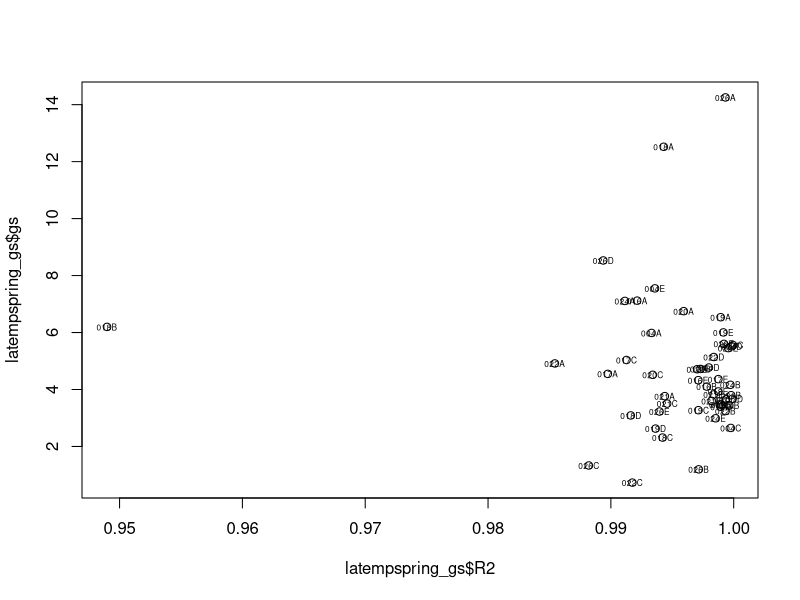
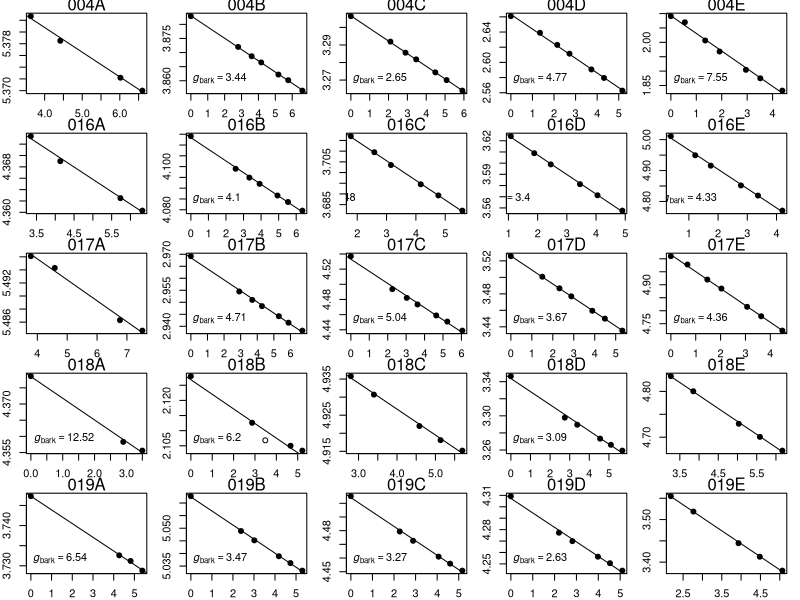
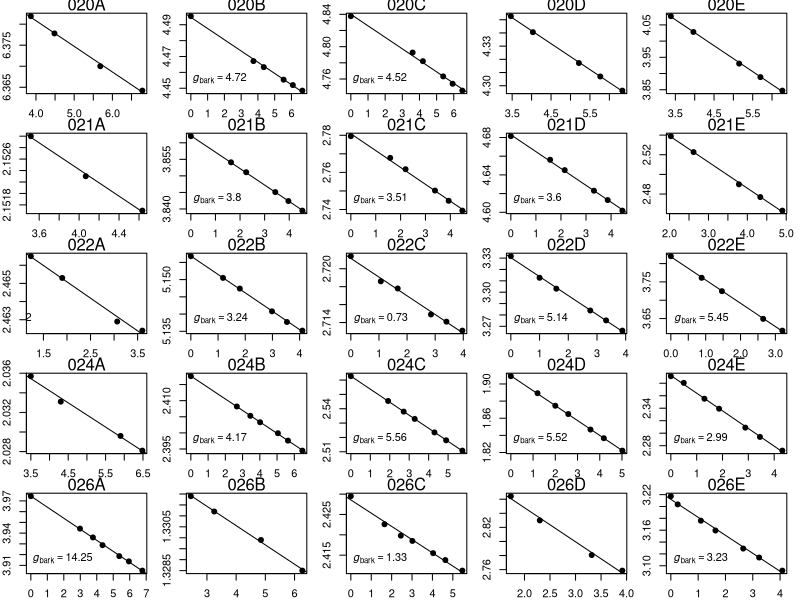
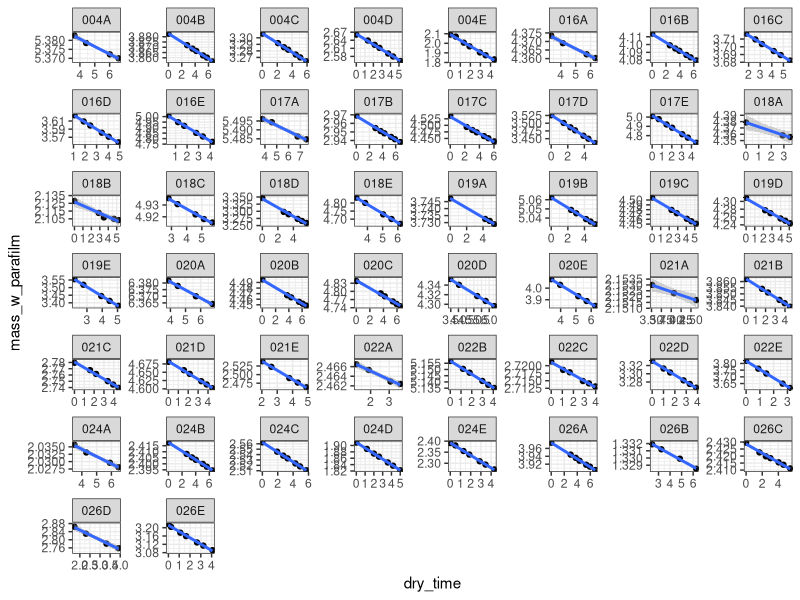

Write the R code that produced these figures, in order.
setwd("F://LSU//research//gbark_temperature")
library(MASS)
library(leaps)
library(dplyr)
latempspring1<-read.csv("temperature x gbark dry down 202403.csv")
#colnames(latempspring1)<-c("tag","date","sp",	"treatment"	,"segment_location",	"segment"	,"mass_w_parafilm",	"hour",	"minute")

#latempspring1$tag<-as.numeric(latempspring1$tag)
#latempspring1$sp[is.na(latempspring1$sp)] = "NA"
#latempspring1$ob<-seq(1,length(latempspring1$tag),1)


#make date and time readable
latempspring1$time<-paste(latempspring1$hour,latempspring1$minute,sep=":")
latempspring1$date_and_time1<-paste(latempspring1$measurement_date,latempspring1$time,sep=" ")
latempspring1$rtime<-as.POSIXct(latempspring1$date_and_time1,format="%Y.%m.%d %H:%M")

###calculate hours of dry down 
###What is end included time?
latempspring_dry1<-data.frame(matrix(nrow=0,ncol=3,data=NA))
names(latempspring_dry1)<-c("segment","start_time","end_time")


for(i in unique(latempspring1$segment[!is.na(latempspring1$mass_w_parafilm)]))
{latempspring_dry1[i,1]<-paste(i)
latempspring_dry1[i,2]<-paste(min(latempspring1$rtime[latempspring1$segment==i]))
#latempspring_dry1[i,3]<-paste(max(latempspring1$rtime[latempspring1$exclude==0 & latempspring1$tag==i]))
latempspring_dry1[i,3]<-paste(max(latempspring1$rtime[latempspring1$segment==i]))}

latempspring_dry1$start_time<-as.POSIXct(latempspring_dry1$start_time,format="%Y-%m-%d %H:%M")
#latempspring_dry1$end_included_time<-as.POSIXct(latempspring_dry1$end_included_time,format="%Y-%m-%d %H:%M")
latempspring_dry1$end_time<-as.POSIXct(latempspring_dry1$end_time,format="%Y-%m-%d %H:%M")
latempspring_dry1$total_time<-as.numeric(latempspring_dry1$end_time-latempspring_dry1$start_time)


#
latempspring<-merge(latempspring1,latempspring_dry1,by="segment")
latempspring$dry_time<-(as.numeric(latempspring$rtime-latempspring$start_time))/3600


#get the R^2 for each segment
x<-latempspring$mass_w_parafilm[latempspring$segment=="021A"]
y<-as.numeric(latempspring$dry_time[latempspring$segment=="021A"])

for(i in 1:length(x))
{xi<-x[x<= c(sort(x)[length(x)+1-i])]
yi<-y[y>= c(sort(y,decreasing=T)[length(y)+1-i])]
lm<-lm(xi~yi)
print(summary(lm)$r.squared)
}

##Make it for each segment, a function?
r2_exclude=function(a){
  x<-latempspring$mass_w_parafilm[latempspring$segment==a]
  y<-as.numeric(latempspring$dry_time[latempspring$segment==a])
  
  for(i in 1:length(x))
  {xi<-x[x<= c(sort(x)[length(x)+1-i])]
  yi<-y[y>= c(sort(y,decreasing=T)[length(y)+1-i])]
  lm<-lm(xi~yi)
  print(summary(lm)$r.squared)
  }
}

#R2>0.99
  
###Input the excluded data
latempspring2<-read.csv("temperature x gbark dry down 202403_exclude.csv")
colnames(latempspring2)<-c("tag","collection_date","round","date","sp",	"treatment"	,"treatment_ID",	"segment"	,	"exclude", "mass_w_parafilm","hour","minute")


#make date and time readable
latempspring2$time<-paste(latempspring2$hour,latempspring2$minute,sep=":")
latempspring2$date_and_time1<-paste(latempspring2$date,latempspring2$time,sep=" ")
latempspring2$rtime<-as.POSIXct(latempspring2$date_and_time1,format="%Y.%m.%d %H:%M")

###calculate hours of dry down 
###What is end included time?
latempspring_dry2<-data.frame(matrix(nrow=0,ncol=4,data=NA))
names(latempspring_dry2)<-c("segment","start_time","end_included_time","end_time")


for(i in unique(latempspring2$segment[!is.na(latempspring2$mass_w_parafilm)]))
{latempspring_dry2[i,1]<-paste(i)
latempspring_dry2[i,2]<-paste(min(latempspring2$rtime[latempspring2$segment==i]))
latempspring_dry2[i,3]<-paste(max(latempspring2$rtime[latempspring2$exclude==0 & latempspring2$segment==i]))
latempspring_dry2[i,4]<-paste(max(latempspring2$rtime[latempspring2$segment==i]))}

latempspring_dry2$start_time<-as.POSIXct(latempspring_dry2$start_time,format="%Y-%m-%d %H:%M")
latempspring_dry2$end_included_time<-as.POSIXct(latempspring_dry2$end_included_time,format="%Y-%m-%d %H:%M")
latempspring_dry2$end_time<-as.POSIXct(latempspring_dry2$end_time,format="%Y-%m-%d %H:%M")
latempspring_dry2$total_time<-as.numeric(latempspring_dry2$end_time-latempspring_dry2$start_time)


#
latempspring<-merge(latempspring2,latempspring_dry2,by="segment")
latempspring$dry_time<-(as.numeric(latempspring$rtime-latempspring$start_time))/3600

#exlude outlier points within stems that are probably due to wet stems or lack of water in the segment
latempspring<-latempspring[latempspring$exclude!=1,]


 
#input air temp and RH
latempspring_tRH10C<-read.csv("temp x gbark tRH 10C spring.csv")
latempspring_tRH25C<-read.csv("temp x gbark tRH 25C spring.csv")
latempspring_tRH35C<-read.csv("temp x gbark tRH 35C spring.csv")
latempspring_tRH45C<-read.csv("temp x gbark tRH 45C spring.csv")
latempspring_tRH55C<-read.csv("temp x gbark tRH 55C spring.csv")

#separate segment by temperature id 
latempspring_A<-latempspring[latempspring$treatment_ID=="A",]
latempspring_B<-latempspring[latempspring$treatment_ID=="B",]
latempspring_C<-latempspring[latempspring$treatment_ID=="C",]
latempspring_D<-latempspring[latempspring$treatment_ID=="D",]
latempspring_E<-latempspring[latempspring$treatment_ID=="E",]

#Sys.setenv(TZ="CDT")
#Sys.getenv("TZ")
#options(tz="CDT")

###10C---A----
latempspring_tRH10C$rtime<-as.POSIXct(latempspring_tRH10C$TIMESTAMP,format="%Y/%m/%d %H:%M")
#calculate D as mole fraction difference

#Log10 ew =  10.79574 (1-273.16/T)                                                          [3]
#- 5.02800 Log10(T/273.16)
#+ 1.50475 10-4 (1 - 10^(-8.2969*(T/273.16-1)))
#+ 0.42873 10-3 (10^(+4.76955*(1-273.16/T)) - 1)
#+ 0.78614
#with T in [K] and ew in [hPa] (Goff, 1957)

#latempspring_tRH10C$svp_1<-0.6135*exp(17.502*latempspring_tRH10C$Temp_Avg/(240.97+latempspring_tRH10C$Temp_Avg)) #from LI610 manual
latempspring_tRH10C$svp_1<-0.1*(10^(10.79574*(1-273.16/(latempspring_tRH10C$Temp_Avg+273.15)) - 5.02800*log10((latempspring_tRH10C$Temp_Avg+273.15)/273.16)+
                           1.50475*10^(-4)*(1-10^(-8.2969*((latempspring_tRH10C$Temp_Avg+273.15)/273.16-1)))+
                           0.42873*10^(-3)*(10^(4.76955*(1-273.16/(latempspring_tRH10C$Temp_Avg+273.15))))+
                           0.78614)) # Golf 1957 unit:kPa
#latempspring_tRH10C$svp_1<-0.1*(10^(-7.90298*(373.16/(latempspring_tRH10C$Temp_Avg+273.15)-1)+5.02808*log10(373.16/(latempspring_tRH10C$Temp_Avg+273.15))-
#                           1.3816*10^(-7)*(10^(11.344*(1-(latempspring_tRH10C$Temp_Avg+273.15)/373.16))-1)+
#                           8.1328*10^(-3)*(10^(-3.49149*(373.16/(latempspring_tRH10C$Temp_Avg+273.15)-1))-1)+log10(1013.246))) #Goff Gratch 1946
latempspring_tRH10C$vpd_1<-((100-latempspring_tRH10C$RH_Avg)/100)*latempspring_tRH10C$svp_1
latempspring_tRH10C$D1<-(latempspring_tRH10C$vpd_1/101.3)


#for each stem, calculate water loss rate with an lm and put coeffients in a table
latempspring_regs2A<-data.frame(matrix(nrow=0,ncol=8,data=NA))
names(latempspring_regs2A)<-c("segment","int","slope","R2","D","D_sd","Tc","Tc_sd")

for (i in unique(latempspring_A$segment))
{
  lm1<-lm(latempspring_A$mass_w_parafilm[latempspring_A$segment==i]~as.numeric(latempspring_A$dry_time[latempspring_A$segment==i]))
  
  #print(lm1$coefficients[2])
  latempspring_regs2A[i,1]<-paste(i)
  latempspring_regs2A[i,2]<-paste(lm1$coefficients[1])
  latempspring_regs2A[i,3]<-paste(lm1$coefficients[2])
  latempspring_regs2A[i,4]<-paste(round(summary(lm1)$adj.r.squared,5))
}

#put in mean D over the course of each stem dry down
latempspring_tRH10C$rtime<-as.numeric(latempspring_tRH10C$rtime)
for (i in unique(latempspring_A$segment))
{
  latempspring_regs2A[i,5]<-paste(mean(latempspring_tRH10C$D1[latempspring_tRH10C$rtime>=latempspring_A$start_time[latempspring_A$segment==i]&latempspring_tRH10C$rtime<=latempspring_A$end_time[latempspring_A$segment==i]],na.rm=T))
  latempspring_regs2A[i,6]<-paste(sd(latempspring_tRH10C$D1[latempspring_tRH10C$rtime>=latempspring_A$start_time[latempspring_A$segment==i]&latempspring_tRH10C$rtime<=latempspring_A$end_time[latempspring_A$segment==i]],na.rm=T))
  latempspring_regs2A[i,7]<-paste(mean(latempspring_tRH10C$Temp_Avg[latempspring_tRH10C$rtime>=latempspring_A$start_time[latempspring_A$segment==i]&latempspring_tRH10C$rtime<=latempspring_A$end_time[latempspring_A$segment==i]],na.rm=T))
  latempspring_regs2A[i,8]<-paste(sd(latempspring_tRH10C$Temp_Avg[latempspring_tRH10C$rtime>=latempspring_A$start_time[latempspring_A$segment==i]&latempspring_tRH10C$rtime<=latempspring_A$end_time[latempspring_A$segment==i]],na.rm=T))
}


###25C---B----
latempspring_tRH25C$rtime<-as.POSIXct(latempspring_tRH25C$TIMESTAMP,format="%Y/%m/%d %H:%M")
#calculate D as mole fraction difference
#latempspring_tRH25C$svp_1<-0.6135*exp(17.502*latempspring_tRH25C$Temp_Avg/(240.97+latempspring_tRH25C$Temp_Avg)) #from LI610 manual
latempspring_tRH25C$svp_1<-0.1*(10^(10.79574*(1-273.16/(latempspring_tRH25C$Temp_Avg+273.15)) - 5.02800*log10((latempspring_tRH25C$Temp_Avg+273.15)/273.16)+
                           1.50475*10^(-4)*(1-10^(-8.2969*((latempspring_tRH25C$Temp_Avg+273.15)/273.16-1)))+
                           0.42873*10^(-3)*(10^(4.76955*(1-273.16/(latempspring_tRH25C$Temp_Avg+273.15))))+
                           0.78614))#Golf 1957
#latempspring_tRH25C$svp_1<-0.1*(10^(-7.90298*(373.16/(latempspring_tRH25C$Temp_Avg+273.15)-1)+5.02808*log10(373.16/(latempspring_tRH25C$Temp_Avg+273.15))-
 #                          1.3816*10^(-7)*(10^(11.344*(1-(latempspring_tRH25C$Temp_Avg+273.15)/373.16))-1)+
  #                         8.1328*10^(-3)*(10^(-3.49149*(373.16/(latempspring_tRH25C$Temp_Avg+273.15)-1))-1)+log10(1013.246))) #Goff Gratch 1946
latempspring_tRH25C$vpd_1<-((100-latempspring_tRH25C$RH_Avg)/100)*latempspring_tRH25C$svp_1
latempspring_tRH25C$D1<-(latempspring_tRH25C$vpd_1/101.3)


#for each stem, calculate water loss rate with an lm and put coeffients in a table
latempspring_regs2B<-data.frame(matrix(nrow=0,ncol=8,data=NA))
names(latempspring_regs2B)<-c("segment","int","slope","R2","D","D_sd","Tc","Tc_sd")

for (i in unique(latempspring_B$segment))
{
  lm1<-lm(latempspring_B$mass_w_parafilm[latempspring_B$segment==i]~as.numeric(latempspring_B$dry_time[latempspring_B$segment==i]))
  
  #print(lm1$coefficients[2])
  latempspring_regs2B[i,1]<-paste(i)
  latempspring_regs2B[i,2]<-paste(lm1$coefficients[1])
  latempspring_regs2B[i,3]<-paste(lm1$coefficients[2])
  latempspring_regs2B[i,4]<-paste(round(summary(lm1)$adj.r.squared,5))
}

#put in mean D over the course of each stem dry down
latempspring_tRH25C$rtime<-as.numeric(latempspring_tRH25C$rtime)
for (i in unique(latempspring_B$segment))
{
  latempspring_regs2B[i,5]<-paste(mean(latempspring_tRH25C$D1[latempspring_tRH25C$rtime>=latempspring_B$start_time[latempspring_B$segment==i]&latempspring_tRH25C$rtime<=latempspring_B$end_time[latempspring_B$segment==i]],na.rm=T))
  latempspring_regs2B[i,6]<-paste(sd(latempspring_tRH25C$D1[latempspring_tRH25C$rtime>=latempspring_B$start_time[latempspring_B$segment==i]&latempspring_tRH25C$rtime<=latempspring_B$end_time[latempspring_B$segment==i]],na.rm=T))
  latempspring_regs2B[i,7]<-paste(mean(latempspring_tRH25C$Temp_Avg[latempspring_tRH25C$rtime>=latempspring_B$start_time[latempspring_B$segment==i]&latempspring_tRH25C$rtime<=latempspring_B$end_time[latempspring_B$segment==i]],na.rm=T))
  latempspring_regs2B[i,8]<-paste(sd(latempspring_tRH25C$Temp_Avg[latempspring_tRH25C$rtime>=latempspring_B$start_time[latempspring_B$segment==i]&latempspring_tRH25C$rtime<=latempspring_B$end_time[latempspring_B$segment==i]],na.rm=T))
}

###35C---C----
latempspring_tRH35C$rtime<-as.POSIXct(latempspring_tRH35C$TIMESTAMP,format="%Y/%m/%d %H:%M")
#calculate D as mole fraction difference
#latempspring_tRH35C$svp_1<-0.6135*exp(17.502*latempspring_tRH35C$Temp_Avg/(240.97+latempspring_tRH35C$Temp_Avg)) #from LI610 manual
latempspring_tRH35C$svp_1<-0.1*(10^(10.79574*(1-273.16/(latempspring_tRH35C$Temp_Avg+273.15)) - 5.02800*log10((latempspring_tRH35C$Temp_Avg+273.15)/273.16)+
                           1.50475*10^(-4)*(1-10^(-8.2969*((latempspring_tRH35C$Temp_Avg+273.15)/273.16-1)))+
                           0.42873*10^(-3)*(10^(4.76955*(1-273.16/(latempspring_tRH35C$Temp_Avg+273.15))))+
                           0.78614))#Golf 1957
#latempspring_tRH35C$svp_1<-0.1*(10^(-7.90298*(373.16/(latempspring_tRH35C$Temp_Avg+273.15)-1)+5.02808*log10(373.16/(latempspring_tRH35C$Temp_Avg+273.15))-
 #                          1.3816*10^(-7)*(10^(11.344*(1-(latempspring_tRH35C$Temp_Avg+273.15)/373.16))-1)+
  #                         8.1328*10^(-3)*(10^(-3.49149*(373.16/(latempspring_tRH35C$Temp_Avg+273.15)-1))-1)+log10(1013.246))) #Goff Gratch 1946
latempspring_tRH35C$vpd_1<-((100-latempspring_tRH35C$RH_Avg)/100)*latempspring_tRH35C$svp_1
latempspring_tRH35C$D1<-(latempspring_tRH35C$vpd_1/101.3)


#for each stem, calculate water loss rate with an lm and put coeffients in a table
latempspring_regs2C<-data.frame(matrix(nrow=0,ncol=8,data=NA))
names(latempspring_regs2C)<-c("segment","int","slope","R2","D","D_sd","Tc","Tc_sd")

for (i in unique(latempspring_C$segment))
{
  lm1<-lm(latempspring_C$mass_w_parafilm[latempspring_C$segment==i]~as.numeric(latempspring_C$dry_time[latempspring_C$segment==i]))
  
  #print(lm1$coefficients[2])
  latempspring_regs2C[i,1]<-paste(i)
  latempspring_regs2C[i,2]<-paste(lm1$coefficients[1])
  latempspring_regs2C[i,3]<-paste(lm1$coefficients[2])
  latempspring_regs2C[i,4]<-paste(round(summary(lm1)$adj.r.squared,5))
}

#put in mean D over the course of each stem dry down
latempspring_tRH35C$rtime<-as.numeric(latempspring_tRH35C$rtime)
for (i in unique(latempspring_C$segment))
{
  latempspring_regs2C[i,5]<-paste(mean(latempspring_tRH35C$D1[latempspring_tRH35C$rtime>=latempspring_C$start_time[latempspring_C$segment==i]&latempspring_tRH35C$rtime<=latempspring_C$end_time[latempspring_C$segment==i]],na.rm=T))
  latempspring_regs2C[i,6]<-paste(sd(latempspring_tRH35C$D1[latempspring_tRH35C$rtime>=latempspring_C$start_time[latempspring_C$segment==i]&latempspring_tRH35C$rtime<=latempspring_C$end_time[latempspring_C$segment==i]],na.rm=T))
  latempspring_regs2C[i,7]<-paste(mean(latempspring_tRH35C$Temp_Avg[latempspring_tRH35C$rtime>=latempspring_C$start_time[latempspring_C$segment==i]&latempspring_tRH35C$rtime<=latempspring_C$end_time[latempspring_C$segment==i]],na.rm=T))
  latempspring_regs2C[i,8]<-paste(sd(latempspring_tRH35C$Temp_Avg[latempspring_tRH35C$rtime>=latempspring_C$start_time[latempspring_C$segment==i]&latempspring_tRH35C$rtime<=latempspring_C$end_time[latempspring_C$segment==i]],na.rm=T))
}

###45C---D----
latempspring_tRH45C$rtime<-as.POSIXct(latempspring_tRH45C$TIMESTAMP,format="%Y/%m/%d %H:%M")
#calculate D as mole fraction difference
#latempspring_tRH45C$svp_1<-0.6135*exp(17.502*latempspring_tRH45C$Temp_Avg/(240.97+latempspring_tRH45C$Temp_Avg)) #from LI610 manual
latempspring_tRH45C$svp_1<-0.1*(10^(10.79574*(1-273.16/(latempspring_tRH45C$Temp_Avg+273.15)) - 5.02800*log10((latempspring_tRH45C$Temp_Avg+273.15)/273.16)+
                           1.50475*10^(-4)*(1-10^(-8.2969*((latempspring_tRH45C$Temp_Avg+273.15)/273.16-1)))+
                           0.42873*10^(-3)*(10^(4.76955*(1-273.16/(latempspring_tRH45C$Temp_Avg+273.15))))+
                           0.78614))
#latempspring_tRH45C$svp_1<-0.1*(10^(-7.90298*(373.16/(latempspring_tRH45C$Temp_Avg+273.15)-1)+5.02808*log10(373.16/(latempspring_tRH45C$Temp_Avg+273.15))-
 #                          1.3816*10^(-7)*(10^(11.344*(1-(latempspring_tRH45C$Temp_Avg+273.15)/373.16))-1)+
  #                         8.1328*10^(-3)*(10^(-3.49149*(373.16/(latempspring_tRH45C$Temp_Avg+273.15)-1))-1)+log10(1013.246))) #Goff Gratch 1946
latempspring_tRH45C$vpd_1<-((100-latempspring_tRH45C$RH_Avg)/100)*latempspring_tRH45C$svp_1
latempspring_tRH45C$D1<-(latempspring_tRH45C$vpd_1/101.3)


#for each stem, calculate water loss rate with an lm and put coeffients in a table
latempspring_regs2D<-data.frame(matrix(nrow=0,ncol=8,data=NA))
names(latempspring_regs2D)<-c("segment","int","slope","R2","D","D_sd","Tc","Tc_sd")

for (i in unique(latempspring_D$segment))
{
  lm1<-lm(latempspring_D$mass_w_parafilm[latempspring_D$segment==i]~as.numeric(latempspring_D$dry_time[latempspring_D$segment==i]))
  
  #print(lm1$coefficients[2])
  latempspring_regs2D[i,1]<-paste(i)
  latempspring_regs2D[i,2]<-paste(lm1$coefficients[1])
  latempspring_regs2D[i,3]<-paste(lm1$coefficients[2])
  latempspring_regs2D[i,4]<-paste(round(summary(lm1)$adj.r.squared,5))
}

#put in mean D over the course of each stem dry down
latempspring_tRH45C$rtime<-as.numeric(latempspring_tRH45C$rtime)
for (i in unique(latempspring_D$segment))
{
  latempspring_regs2D[i,5]<-paste(mean(latempspring_tRH45C$D1[latempspring_tRH45C$rtime>=latempspring_D$start_time[latempspring_D$segment==i]&latempspring_tRH45C$rtime<=latempspring_D$end_time[latempspring_D$segment==i]],na.rm=T))
  latempspring_regs2D[i,6]<-paste(sd(latempspring_tRH45C$D1[latempspring_tRH45C$rtime>=latempspring_D$start_time[latempspring_D$segment==i]&latempspring_tRH45C$rtime<=latempspring_D$end_time[latempspring_D$segment==i]],na.rm=T))
  latempspring_regs2D[i,7]<-paste(mean(latempspring_tRH45C$Temp_Avg[latempspring_tRH45C$rtime>=latempspring_D$start_time[latempspring_D$segment==i]&latempspring_tRH45C$rtime<=latempspring_D$end_time[latempspring_D$segment==i]],na.rm=T))
  latempspring_regs2D[i,8]<-paste(sd(latempspring_tRH45C$Temp_Avg[latempspring_tRH45C$rtime>=latempspring_D$start_time[latempspring_D$segment==i]&latempspring_tRH45C$rtime<=latempspring_D$end_time[latempspring_D$segment==i]],na.rm=T))
}


###55C---E----
latempspring_tRH55C$rtime<-as.POSIXct(latempspring_tRH55C$TIMESTAMP,format="%Y/%m/%d %H:%M")
#calculate D as mole fraction difference
#latempspring_tRH55C$svp_1<-0.6135*exp(17.502*latempspring_tRH55C$Temp_Avg/(240.97+latempspring_tRH55C$Temp_Avg)) #from LI610 manual
latempspring_tRH55C$svp_1<-0.1*(10^(10.79574*(1-273.16/(latempspring_tRH55C$Temp_Avg+273.15)) - 5.02800*log10((latempspring_tRH55C$Temp_Avg+273.15)/273.16)+
                           1.50475*10^(-4)*(1-10^(-8.2969*((latempspring_tRH55C$Temp_Avg+273.15)/273.16-1)))+
                           0.42873*10^(-3)*(10^(4.76955*(1-273.16/(latempspring_tRH55C$Temp_Avg+273.15))))+
                           0.78614))
#latempspring_tRH55C$svp_1<-0.1*(10^(-7.90298*(373.16/(latempspring_tRH55C$Temp_Avg+273.15)-1)+5.02808*log10(373.16/(latempspring_tRH55C$Temp_Avg+273.15))-
 #                          1.3816*10^(-7)*(10^(11.344*(1-(latempspring_tRH55C$Temp_Avg+273.15)/373.16))-1)+
  #                         8.1328*10^(-3)*(10^(-3.49149*(373.16/(latempspring_tRH55C$Temp_Avg+273.15)-1))-1)+log10(1013.246))) #Goff Gratch 1946
latempspring_tRH55C$vpd_1<-((100-latempspring_tRH55C$RH_Avg)/100)*latempspring_tRH55C$svp_1
latempspring_tRH55C$D1<-(latempspring_tRH55C$vpd_1/101.3)


#for each stem, calculate water loss rate with an lm and put coeffients in a table
latempspring_regs2E<-data.frame(matrix(nrow=0,ncol=8,data=NA))
names(latempspring_regs2E)<-c("segment","int","slope","R2","D","D_sd","Tc","Tc_sd")

for (i in unique(latempspring_E$segment))
{
  lm1<-lm(latempspring_E$mass_w_parafilm[latempspring_E$segment==i]~as.numeric(latempspring_E$dry_time[latempspring_E$segment==i]))
  
  #print(lm1$coefficients[2])
  latempspring_regs2E[i,1]<-paste(i)
  latempspring_regs2E[i,2]<-paste(lm1$coefficients[1])
  latempspring_regs2E[i,3]<-paste(lm1$coefficients[2])
  latempspring_regs2E[i,4]<-paste(round(summary(lm1)$adj.r.squared,5))
}

#put in mean D over the course of each stem dry down
latempspring_tRH55C$rtime<-as.numeric(latempspring_tRH55C$rtime)
for (i in unique(latempspring_E$segment))
{
  latempspring_regs2E[i,5]<-paste(mean(latempspring_tRH55C$D1[latempspring_tRH55C$rtime>=latempspring_E$start_time[latempspring_E$segment==i]&latempspring_tRH55C$rtime<=latempspring_E$end_time[latempspring_E$segment==i]],na.rm=T))
  latempspring_regs2E[i,6]<-paste(sd(latempspring_tRH55C$D1[latempspring_tRH55C$rtime>=latempspring_E$start_time[latempspring_E$segment==i]&latempspring_tRH55C$rtime<=latempspring_E$end_time[latempspring_E$segment==i]],na.rm=T))
  latempspring_regs2E[i,7]<-paste(mean(latempspring_tRH55C$Temp_Avg[latempspring_tRH55C$rtime>=latempspring_E$start_time[latempspring_E$segment==i]&latempspring_tRH55C$rtime<=latempspring_E$end_time[latempspring_E$segment==i]],na.rm=T))
  latempspring_regs2E[i,8]<-paste(sd(latempspring_tRH55C$Temp_Avg[latempspring_tRH55C$rtime>=latempspring_E$start_time[latempspring_E$segment==i]&latempspring_tRH55C$rtime<=latempspring_E$end_time[latempspring_E$segment==i]],na.rm=T))
}


#----

latempspring_regs2<-rbind(latempspring_regs2A,latempspring_regs2B,latempspring_regs2C,latempspring_regs2D,latempspring_regs2E)
#calculate water loss rate in mols per second
# divide by 18.01528 to convert from grams to moles
latempspring_regs2$slope<-as.numeric(latempspring_regs2$slope)
latempspring_regs2$D<-as.numeric(latempspring_regs2$D)
latempspring_regs2$mols_per_sec<-(-latempspring_regs2$slope/3600)/18.01528


##merge lm coefs /with stem dimensions
latempspring_dims<-read.csv("temperature x gbark traits_spring.csv")

df<-unique(latempspring[,c("segment","treatment")])
latempspring_dims<-merge(latempspring_dims,df,all.y = FALSE)
latempspring_dims$sampleID<-latempspring_dims$segment

##calculate surface area in m2 as cylinder
latempspring_dims$diam<-(latempspring_dims$basal_diam1+latempspring_dims$basal_diam2+latempspring_dims$distal_diam1+latempspring_dims$distal_diam2)/4
latempspring_dims$wood_diam<-(latempspring_dims$basal_xylem_diam1+latempspring_dims$basal_xylem_diam2+latempspring_dims$distal_xylem_diam1+latempspring_dims$distal_xylem_diam2)/4
#latempspring_dims$exp_length_try1<-(latempspring_dims$exp_length1+latempspring_dims$exp_length2)/2
#latempspring_dims$exp_length_try2<-ifelse(is.na(latempspring_dims$exp_length_try1),latempspring_dims$exp_length1,latempspring_dims$exp_length_try1)
#latempspring_dims$exp_length<-ifelse(is.na(latempspring_dims$exp_length_try2),latempspring_dims$exp_length2,latempspring_dims$exp_length_try2)
latempspring_dims$sa<-pi*((latempspring_dims$diam)/1000)*(latempspring_dims$exposed_length/1000)

##calculate bark thickness
latempspring_dims$bark_thickness<-(latempspring_dims$diam-latempspring_dims$wood_diam)/2

#calculate volume and initial water content, and stem density
latempspring_dims$vol<-latempspring_dims$total_length*(latempspring_dims$diam/2)^2
latempspring_dims$water_content<-(latempspring_dims$fresh_mass-latempspring_dims$dry_mass)/latempspring_dims$vol
latempspring_dims$density<-latempspring_dims$dry_mass/latempspring_dims$vol


#calculate lenticel density and size
latempspring_dims$lenticel_size<-rowMeans(latempspring_dims[,c(10:19)],na.rm = T)
latempspring_dims$LD<-latempspring_dims$n_lenticels/(latempspring_dims$diam*latempspring_dims$length_counted_lenticel)
##
#names(latempspring_regs2)
#names(latempspring_dims)
latempspring_gs<-merge(latempspring_regs2,latempspring_dims,all.x=T)


#calculate E and gs over entire drying time
latempspring_gs$E<-(latempspring_gs$mols_per_sec*1000)/latempspring_gs$sa #mmol/s/m2
latempspring_gs$gs<-latempspring_gs$E/latempspring_gs$D #mmol/s/m2

#calculate bark thickness ratio
latempspring_gs$bark_thickness_ratio<-latempspring_gs$bark_thickness/latempspring_gs$diam
write.csv(latempspring_gs,"gbark_temp_Goff_1957_spring1.csv")
####look at R2  
par(mfrow=c(1,1))
plot(latempspring_gs$R2,latempspring_gs$gs)
text(latempspring_gs$R2,latempspring_gs$gs,latempspring_gs$sampleID,cex=.5)
dev.off()  





##plot at dry downs with regression lines and gbark values
par(mfrow=c(5,5))
par(mar=c(2,2,1,1))
for(i in unique(latempspring$segment)){
  plot(latempspring$dry_time[latempspring$segment==i],latempspring$mass_w_parafilm[latempspring$segment==i])
  points(latempspring$dry_time[latempspring$segment==i&latempspring$exclude==0],latempspring$mass_w_parafilm[latempspring$segment==i&latempspring$exclude==0],pch=16)
  abline(latempspring_gs$int[latempspring_gs$segment==i],latempspring_gs$slope[latempspring_gs$segment==i])
  text(adj=c(0,0),x=0.1,y=I(min(latempspring$mass_w_parafilm[latempspring$segment==i])+.1*(max(latempspring$mass_w_parafilm[latempspring$segment==i])-min(latempspring$mass_w_parafilm[latempspring$segment==i]))),bquote(italic(g)[bark]==.(round(latempspring_gs$gs[latempspring_gs$segment==i],2))))
  mtext(i)
}


#dev.off()  
#how to use par?

#plot(latempspring$dry_time[latempspring$segment=="001b"],latempspring$mass_w_parafilm[latempspring$segment=="001b"])
#points(latempspring$dry_time[latempspring$segment=="001b"&latempspring$exclude==0],latempspring$mass_w_parafilm[latempspring$segment=="001b"&latempspring$exclude==0],pch=16)
#abline(latempspring_gs$int[latempspring_gs$segment=="001b"],latempspring_gs$slope[latempspring_gs$segment=="001b"])
#text(adj=c(0,0),x=0.1,y=I(min(latempspring$mass_w_parafilm[latempspring$segment=="001b"])+.1*(max(latempspring$mass_w_parafilm[latempspring$segment=="001b"])-min(latempspring$mass_w_parafilm[latempspring$segment=="001b"]))),bquote(italic(g)[bark]==.(round(latempspring_gs$gs[latempspring_gs$segment==i],2))))
#mtext("001b")

library(ggplot2)
plot<-ggplot(latempspring,aes(x=dry_time,y=mass_w_parafilm))+
  geom_point()+
  geom_smooth(method = "lm",formula = y~x)+
  facet_wrap(~segment,scales = "free")+
  theme_bw()
plot
